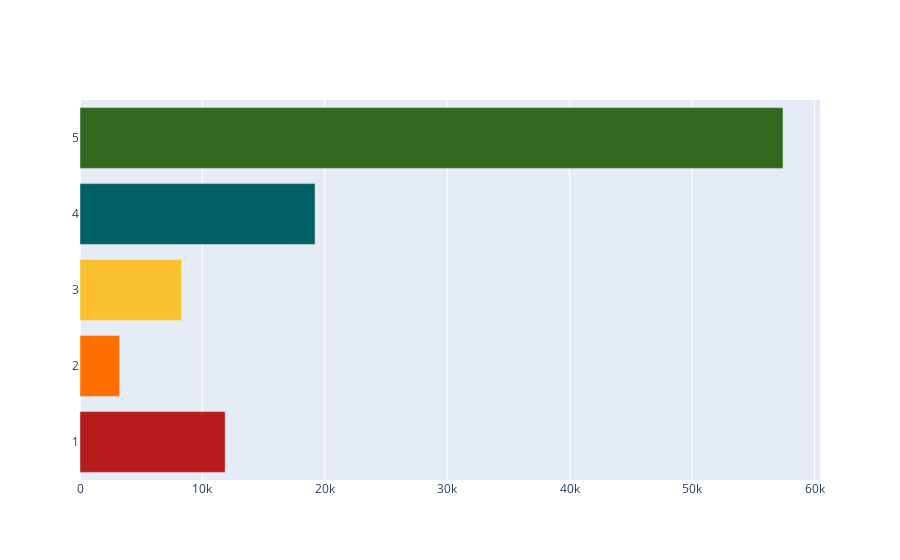

The notebook cell saved with this chart:
### Code cell
import plotly.graph_objects as go


cores = ['#33691e',  # verde
         '#006064',  # turquesa
         '#b71c1c',  # vermelho
         '#fbc02d',  # amarelo
         '#ff6f00']  # laranja

fig = go.Figure(go.Bar(x=classific.values,
                       y=classific.index,
                       orientation='h',
                       marker=dict(color=cores)))

layout_reviews = go.Layout(title='Reviews',
                           yaxis=dict(title='Nota (em estrelas)'),
                           bargap=.1)

fig_reviews = go.Figure(data=[trace_reviews],
                        layout=layout_reviews)


fig.show()

### Figure 1 — Plotly figure (JSON) as saved in the notebook; plotly's stock layout.template omitted (floating-point values rounded to 4 significant figures)
{"data": [{"marker": {"color": ["#33691e", "#006064", "#b71c1c", "#fbc02d", "#ff6f00"]}, "orientation": "h", "type": "bar", "x": [57420, 19200, 11858, 8287, 3235], "y": [5, 4, 1, 3, 2]}], "layout": {}}
